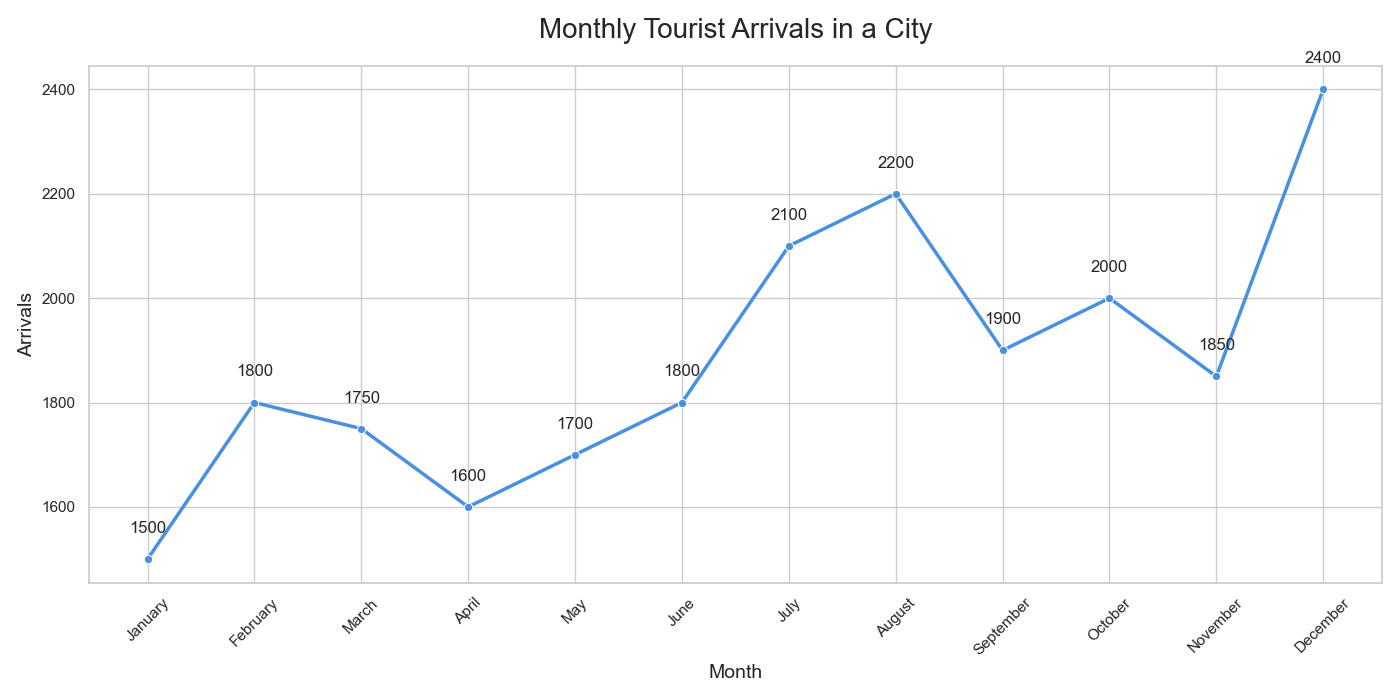

Generate this figure with Python:

import pandas as pd
import seaborn as sns
import matplotlib.pyplot as plt

# Creating the dataset
data = {
    'Month': ['January', 'February', 'March', 'April', 'May', 'June', 
              'July', 'August', 'September', 'October', 'November', 'December'],
    'Arrivals': [1500, 1800, 1750, 1600, 1700, 1800, 2100, 2200, 1900, 2000, 1850, 2400]
}

# Convert the dictionary into a DataFrame
df = pd.DataFrame(data)

# Creating a line chart using seaborn
plt.figure(figsize=(14, 7))  # width: 14 inches, height: 7 inches
sns.set_theme(style="whitegrid")

# Plotting the data
lineplot = sns.lineplot(x='Month', y='Arrivals', data=df, 
                        color="#4A90E2", linewidth=2.5, marker='o')

# Annotating each point with its value
for i in range(df.shape[0]):
    plt.text(df['Month'][i], df['Arrivals'][i] + 50, 
             df['Arrivals'][i], horizontalalignment='center')

# Customizing the chart appearance
lineplot.set_title('Monthly Tourist Arrivals in a City', fontsize=20, pad=20)
lineplot.set_xlabel('Month', fontsize=14)
lineplot.set_ylabel('Arrivals', fontsize=14)
plt.xticks(rotation=45)  # Rotate the x labels for better readability
plt.tight_layout()  # Adjusts the plot to make sure everything fits without overlap

# Display the plot
plt.show()
